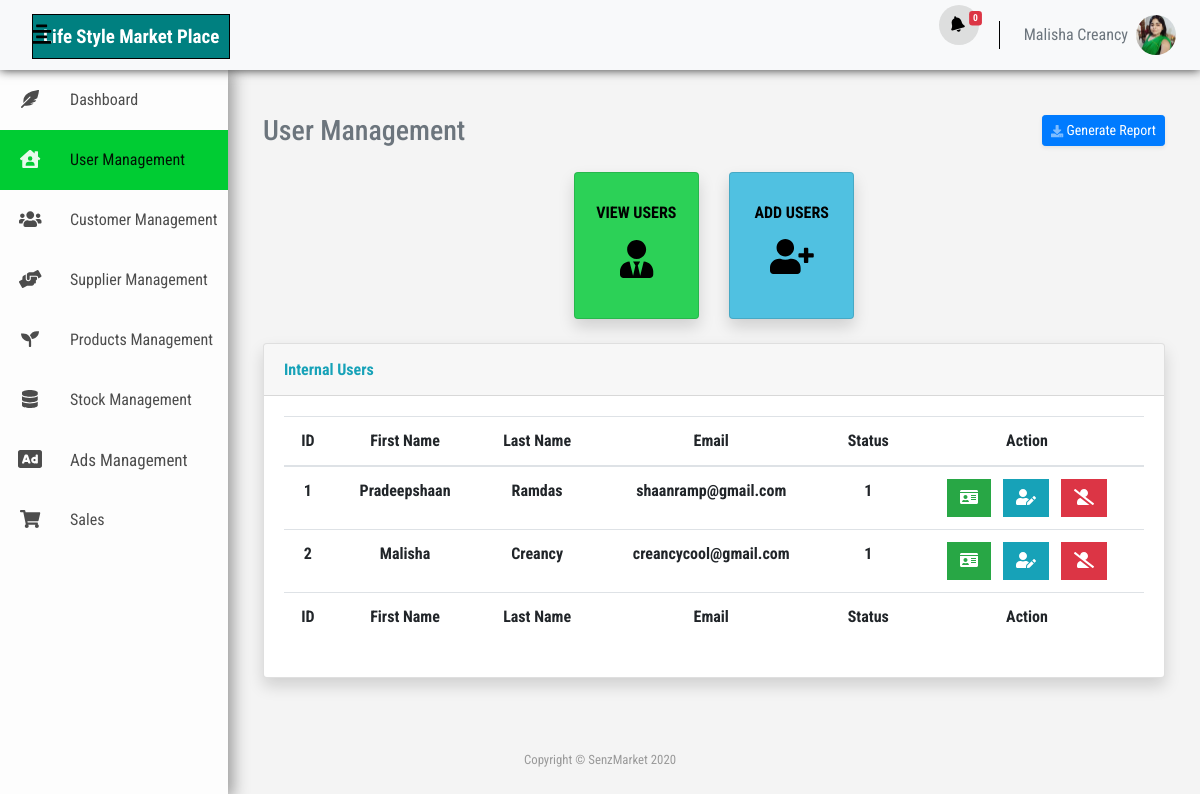
The app's page /in_users.php (signed in) with its own data.
### tables this page shows
CREATE TABLE `user` (
  `user_id` int(11) NOT NULL,
  `user_name` varchar(100) NOT NULL,
  `user_fname` varchar(100) NOT NULL,
  `user_lname` varchar(100) NOT NULL,
  `user_dob` date NOT NULL,
  `user_address` varchar(500) NOT NULL,
  `user_gender` varchar(20) NOT NULL,
  `user_nic` varchar(100) NOT NULL,
  `user_email` varchar(100) NOT NULL,
  `user_password` varchar(100) DEFAULT NULL,
  `user_cno1` varchar(20) NOT NULL,
  `user_cno2` varchar(20) NOT NULL,
  `user_img` varchar(500) NOT NULL DEFAULT 'IMG-6097c453cec5e1.36388049.jpg',
  `user_country` varchar(255) NOT NULL,
  `user_language` varchar(255) NOT NULL,
  `user_reg_date` datetime NOT NULL,
  `user_status` int(11) NOT NULL DEFAULT '1',
  `role_role_id` int(11) NOT NULL
);

### in_users.php (the view, shortened to what this page needs)
<?php
include "./header.php";
function viewUser()
{
    $conn = ControlDB::getconnect();
    $sql = "SELECT * FROM user";
    $result = $conn->query($sql) or die($conn->error);
    return $result;
}
?>
<link rel="stylesheet" type="text/css" href="css/users-in.css">
<div class="wrapper">
    <div class="sidebar">
        <div class="sidebar-menu">
            <li class="item">
                <a href="index.php" data-toggle="tooltip" title="Dashboard" data-placement="left" class="menu-btn">
                    <i class="fas fa-feather-alt"></i><span>Dashboard</span>
                </a>
            </li>
            <li class="item">
                <a href="#" data-toggle="tooltip" title="User Management" data-placement="left" class="current">
                    <i class="fas fa-house-user"></i><span>User Management</span>
                </a>
            </li>
            <li class="item">
                <a href="ex_users.php" data-toggle="tooltip" title="Customer Management" data-placement="left"
                    class="menu-btn">
                    <i class="fas fa-users"></i><span>Customer Management</span>
                </a>
            </li>
            <li class="item">
                <a href="supplier-management.php" data-toggle="tooltip" title="Customer Management"
                    data-placement="left" class="menu-btn">
                    <i class="fas fa-hands-helping"></i><span>Supplier Management</span>
                </a>
            </li>
            <li class="item">
                <a href="product.php" data-toggle="tooltip" title="Products Management" data-placement="left"
                    class="menu-btn">
                    <i class="fas fa-seedling"></i><span>Products Management</span>
                </a>
            </li>
            <li class="item">
                <a href="stock-management.php" data-toggle="tooltip" title="Products Management" data-placement="left"
                    class="menu-btn">
                    <i class="fas fa-database"></i><span>Stock Management</span>
                </a>
            </li>
            <li class="item">
                <a href="ads-mgmt.php" data-toggle="tooltip" title="Ads Management" data-placement="left"
                    class="menu-btn">
                    <i class="fas fa-ad fa-lg"></i></i><span style="font-size: 17px;">Ads Management</span>
                </a>
            </li>
            <li class="item">
                <a href="sales.php" data-toggle="tooltip" title="Sales" data-placement="left" class="menu-btn">
                    <i class="fas fa-shopping-cart"></i><span>Sales</span>
                </a>
            </li>
        </div>
    </div>
    <div class="content">
        <div class="container-fluid">
            <div class="d-sm-flex align-items-center justify-content-between mb-4">
                <h1 class="h3 mb-0 text-secondary">User Management</h1>
                <a href="report.php" class="d-none d-sm-inline-block btn btn-sm btn-primary shadow-sm">
                    <i class="fas fa-download fa-sm text-white-50"></i>
                    Generate Report
                </a>
            </div>
            <div class="row">
                <div class="col-xl-4 col-md-3 col-sm-1 mb-4"></div>
                <a class="col-xl-2 col-md-3 mb-4 col-sm-5 tab" onclick="tabs(0)" href="#"
                    style="text-decoration: none;">
                    <div class="card shadow h-100 py-2 view_user">
                        <div class="card-body">
                            <div class="row no-gutters align-items-center">
                                <div class="col" style="text-align: center;">
                                    <div class="text-xs font-weight-bold text-uppercase mb-2">View Users</div>
                                    <i class="fas fa-user-tie" style="font-size: 38px;"></i>
                                </div>
                            </div>
                        </div>
                    </div>
                </a>
                <a class="col-xl-2 col-md-3 mb-4 col-sm-5 tab" onclick="tabs(1)" href="#"
                    style="text-decoration: none;">
                    <div class="card shadow h-100 py-2 add_user">
                        <div class="card-body">
                            <div class="row no-gutters align-items-center">
                                <div class="col" style="text-align: center;">
                                    <div class="text-xs font-weight-bold text-uppercase mb-2">Add Users</div>
                                    <i class="fas fa-user-plus" style="font-size: 35px;"></i>
                                </div>
                            </div>
                        </div>
                    </div>
                </a>
                <div class="col-xl-4 col-md-3 col-sm-1 mb-4"></div>
            </div>
            <div class="card shadow mb-4 tabShow">
                <div class="card-header py-3">
                    <h6 class="m-0 font-weight-bold text-info">Internal Users</h6>
                </div>
                <div class="card-body">
                    <div class="table-responsive">
                        <table class="table table-hover" id="dataTable" width="100%" cellspacing="0">
                            <thead>
                                <tr class="text-center">
                                    <th>ID</th>
                                    <th>First Name</th>
                                    <th>Last Name</th>
                                    <th>Email</th>
                                    <th>Status</th>
                                    <th>Action</th>
                                </tr>
                            </thead>
                            <tfoot class="text-center">
                                <tr>
                                    <th>ID</th>
                                    <th>First Name</th>
                                    <th>Last Name</th>
                                    <th>Email</th>
                                    <th>Status</th>
                                    <th>Action</th>
                                </tr>
                            </tfoot>
                            <tbody class="text-center">
                                <?php
$user_no = 1;
$result = viewUser();
while ($row = mysqli_fetch_array($result)) {
    ?>
                                <tr>
                                    <th><?php echo $user_no++; ?></th>
                                    <th><?php echo $row['user_fname']; ?></th>
                                    <th><?php echo $row['user_lname']; ?></th>
                                    <th><?php echo $row['user_email']; ?></th>
                                    <th><?php echo $row['user_status']; ?></th>
                                    <th>
                                        <ul class="list-inline m-0">
                                            <li class="list-inline-item">
                                                <button class="btn btn-success rounded-0 viewbtn" name="view"
                                                    type="button" data-toggle="modal" data-target="#userViewModal"
                                                    title="View"><i class="fas fa-id-card"></i></button>
                                            </li>
                                            <li class="list-inline-item">
                                                <button class="btn btn-info btn rounded-0 editbtn" name="edit"
                                                    type="button" type="button" data-toggle="modal"
                                                    data-backdrop="static" data-keyboard="false"
                                                    data-target="#userUpdateModal"><i
                                                        class="fas fa-user-edit"></i></button>
                                            </li>
                                            <li class="list-inline-item">
                                                <button class="btn btn-danger btn rounded-0 deletebtn" name="delete"
                                                    type="button" data-toggle="modal" title="Delete"
                                                    data-target="#userDeleteModal"><i
                                                        class="fas fa-user-slash"></i></button>
                                            </li>
                                        </ul>
                                    </th>
                                </tr>
                                <?php }?>
                            </tbody>
                        </table>
                    </div>
                </div>
            </div>
        </div>
    </div>
</div>
<?php include "./footer.php";?>

### header.php (shortened to what this page needs)
<?php
function profileUserPic() {
    $conn = ControlDB::getconnect();
    $current_user = $_SESSION['user']['user_id'];
    $sql = "SELECT * FROM user WHERE user_id = '$current_user'";
    $result = $conn->query($sql) or die($conn->error);
    return $result;
}
?>
<!DOCTYPE html>
<html>
    <head>
        <link rel="stylesheet" type="text/css" href="vendor/bootstrap-4.5.0/css/bootstrap.css">
        <link rel="stylesheet" type="text/css" href="vendor/fontawesome-free/css/all.css">
        <link rel="stylesheet" type="text/css" href="vendor/fontawesome-free/css/all.min.css">
        <link href="https://cdn.jsdelivr.net/gh/gitbrent/bootstrap4-toggle@3.6.1/css/bootstrap4-toggle.min.css" rel="stylesheet">
        <link rel="stylesheet" type="text/css" href="css/global.css">
        <link rel="stylesheet" type="text/css" href="css/navs.css">
    </head>
    <body>
        <nav class="navbar navbar-expand bg-light mb-4 topbar sticky-top">
            <a href="index.php" class="navbar-brand mb-3 senz">
                <div class="img-thumbnail border-0 senz">
                    <span class="logo-Text mb-4">Life Style Market Place</span>
                </div>
            </a>
            <div class="sidebar-btn ml-3">
                <i class="fas fa-align-center"></i>
            </div>
            <?php
            $conn = ControlDB::getconnect();
            $sql_seller = mysqli_query($conn, "SELECT * FROM seller WHERE seller_status = 1");
            $count_seller = mysqli_num_rows($sql_seller);
            ?>
            <ul class="navbar-nav ml-auto">
                <li class="nav-item dropdown no-arrow mx-1">
                    <a class="nav-link top-alert" href="#" id="alertsDropdown" role="button" data-toggle="dropdown" aria-haspopup="true" aria-expanded="false">
                        <i class="fas fa-bell fa-fw" data-fa-transform="rotate-345"></i>
                        <span class="badge badge-danger badge-counter"><?php echo $count_seller; ?></span>
                    </a>
                </li>
                <?php
                $result = profileUserPic();
                while ($row = mysqli_fetch_array($result)) {
                    ?>
                    <li class="nav-item dropdown no-arrow">
                        <a class="nav-link text-secondary" href="#" id="userDropdown" role="button" data-toggle="dropdown" aria-expanded="false">
                            <span class="mr-2 d-none d-lg-inline text-secondary "><?php echo $_SESSION['user']['user_fname'] . " " . $_SESSION['user']['user_lname']; ?></span>
                            <img class="img-profile rounded-circle" src="<?php echo './uploads/' . $row['user_img'] . '" width="100px;" height="100px;" alt="image"' ?>">
                        </a>
                    <?php } ?>
                </li>
            </ul>
        </nav>

### css/global.css (style rules this page uses)
body { background: rgba(242, 242, 242,0.8); color: black; }

### css/users-in.css (style rules this page uses)
.view_user { background: #2cd157; color: #000; }
.add_user { background: #50c1e1; color: #000; }
.tabShow { display: none; }

### css/navs/_global.css (style rules this page uses)
body { font-family: 'Roboto Condensed', sans-serif; }
* { margin: 0; padding: 0; list-style: none; text-decoration: none; box-sizing: border-box; font-family: 'Roboto Condensed', sans-serif; }
.content { margin-left: 228px; width: calc(100% - 228px); padding: 20px; transition: all 0.3s; }

### css/navs/_sidebar.css (style rules this page uses)
.sidebar-btn { position: absolute; margin-left: 200px; font-size: 22px; font-weight: 900; cursor: pointer; transition: 0.3s; transition-property: color; margin-right: auto; }
.wrapper .sidebar { z-index: 1; position: fixed; top: 70px; background: rgba(255,255,255,0.8); width: 228px; height: calc(100% - 9%); transition: 0.3s; transition-property: width; overflow-y: hidden; box-shadow: 5px 0 15px #999; }
.wrapper .sidebar .sidebar-menu { overflow: hidden; position: absolute; width: 100%; top: 0; left: 0; }
.wrapper .sidebar .sidebar-menu .item { position: relative; width: 228px; overflow: hidden; }
.wrapper .sidebar .sidebar-menu .item .menu-btn { display: block; font-size: 18px; color: rgba(0, 0, 0, 0.7); position: relative; min-width: 60px; height: 60px; text-align: center; transition: all 0.3s; transition-property: color; text-decoration: none; display: flex; }
.wrapper .sidebar .sidebar-menu .item i { position: relative; display: block; width: 60px; height: 60px; line-height: 60px; text-align: center; }
.wrapper .sidebar .sidebar-menu .item span { position: relative; display: block; padding: 0 10px; font-size: 16px; line-height: 60px; height: 60px; }
.wrapper .sidebar .sidebar-menu .item .current { background-color: #00cc33; display: block; font-size: 18px; color: rgba(0, 0, 0, 0.9); position: relative; min-width: 60px; height: 60px; display: flex; text-align: center; transition: all 0.3s; transition-property: color; text-decoration: none; }
.wrapper .sidebar .sidebar-menu .item .current i { color: rgba(255,255,255,0.9); font-weight: 100; }

### css/navs/_topbar.css (style rules this page uses)
.topbar { height: 4.375rem; }
nav { background: rgba(255, 255, 255, 1); box-shadow: 0 0 10px 0 rgba(0, 0, 0, .8); }
.senz { max-height: 30px; margin-left: 6px; background: transparent; }
.logo-Text { max-height: 30px; margin-left: 0px; font-size: 19px; font-weight: bold; border: 1px solid black; background: teal; color: white; padding: 10px; }
.nav-item .top-alert { margin-top: 5px; color: #000; text-height: auto; width: 40px; height: 40px; border-radius: 50px; background: #dddede; }
.img-profile { width: 40px; height: 40px; }
.badge-counter { position: absolute; transform: scale(0.8); transform-origin: top right; right: -.2rem; margin-top: -.65rem; }

### records on screen
user: user_img (picture), user_fname "Malisha", user_lname "Creancy", user_email "creancycool@gmail.com", user_status "1"
user: user_fname "Pradeepshaan", user_lname "Ramdas", user_email "shaanramp@gmail.com", user_status "1"

### other values on screen
$count_seller "0"
